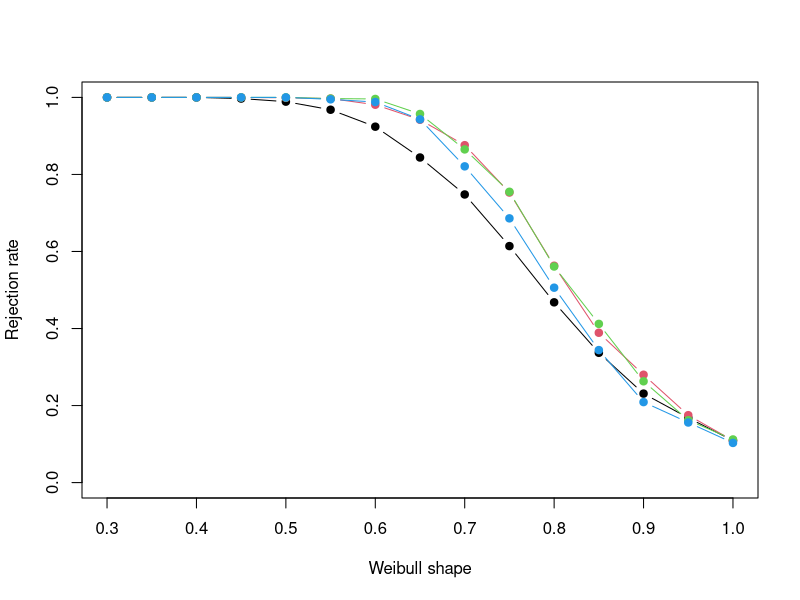

Write the R code that produced this figure. (Note: this script raises an error after producing the figure.)
set.seed(12345)

# ---- parameters ------------------------------------------------------------
n      <- 100
kList  <- c(1, 2, 3, 5)           # values of k (k-th upper records)
rList  <- 2:floor(sqrt(n))        # number of records used
rmax   <- max(rList)
p      <- 2
alpha  <- 0.1
B0     <- 3000                    # null simulations per k
B1     <- 1000                    # power simulations per (k, shape)
shapes <- c(0.4, 0.6, 0.8, 1, 1.2, 1.4, 1.6, 1.8)
shapes <- seq(0.3, 1, by = 0.05) 
lp_norm <- function(x, p) sum(abs(x)^p)^(1 / p)

# ---- everything for one value of k -----------------------------------------
make_test <- function(k) {
  z  <- -log1p(-(0:n) / n)                              # Inf at the last point
  W  <- t(sapply(1:rmax, function(j) diff(pgamma(k * z, shape = j))))  # rmax x n
  pi_rec <- 1 - exp(-(1:rmax) / k)                      # G(E[Y_j]), E[Y_j] = j/k
  Fgrid  <- (0:(n - 1)) / (n - 1)
  
  stat <- function(x) {
    sx  <- sort(x)
    mu  <- drop(W %*% sx)
    cdf <- approx(sx, Fgrid, xout = mu, rule = 2, ties = "ordered")$y
    d   <- pmax(0, cdf - pi_rec)
    max(vapply(rList, function(r) lp_norm(d[1:r], p), numeric(1)))
  }
  
  nullStats <- replicate(B0, stat(rexp(n, 1)))
  critical  <- quantile(nullStats, 1 - alpha, type = 1, names = FALSE)
  
  power <- sapply(shapes, function(a)
    mean(replicate(B1, stat(rweibull(n, shape = a, scale = 1))) > critical))
  
  list(critical = critical, power = power)
}

# ---- run for all k ---------------------------------------------------------
res <- lapply(kList, make_test)
names(res) <- paste0("k=", kList)

critical_values <- sapply(res, `[[`, "critical")
power_table <- data.frame(shape = shapes,
                          sapply(res, `[[`, "power"), check.names = FALSE)

cat("Valori critici:\n"); print(round(critical_values, 4))
cat("\nRejection rates:\n"); print(power_table)

# ---- plot ------------------------------------------------------------------
cols <- seq_along(kList)
matplot(power_table$shape, power_table[, -1], type = "b", pch = 19, lty = 1,
        col = cols, ylim = c(0, 1),
        xlab = "Weibull shape", ylab = "Rejection rate")
lines(power_table$shape,power)
abline(v = 1, h = alpha, lty = 2, col = "grey50")
legend("topright", legend = paste("k =", kList), col = cols, pch = 19, lty = 1)
